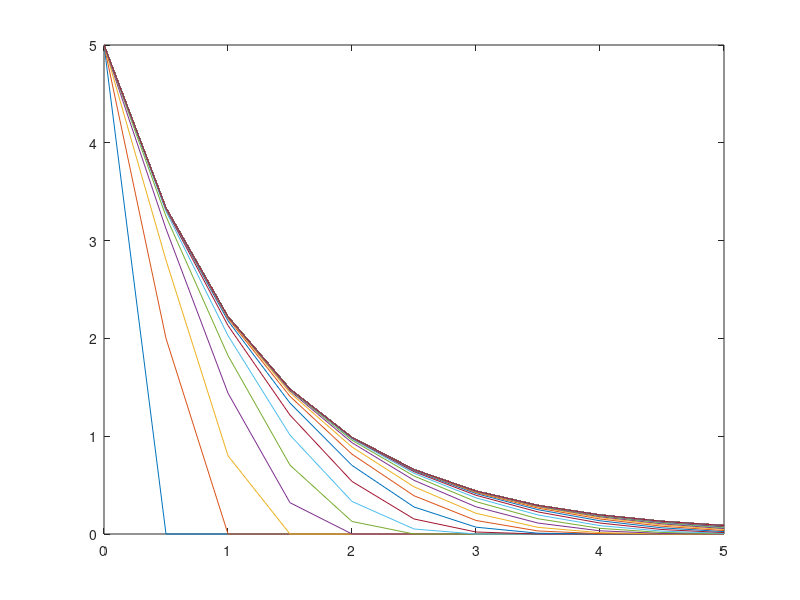

MATLAB code to generate this figure:
clear;
close all;

Caf = 5;
Cao = 0;
k = 1;
u = 2;
L = 5;
dx = 0.5;
dt = 0.1;
t = 0:dt:100;
x = 0:0.5:5;

[~,n] = size(x);
[~,m] = size(t);

C = zeros(m,n);

C(1,:) = Cao;
C(:,1) = Caf;

for i = 1:m-1
   for j = 2:n
       C(i+1,j) = C(i,j) + ((u*C(i,j-1) - C(i,j)*(u+k))*dt)/dx;     
   end
end

plot(x,C);


